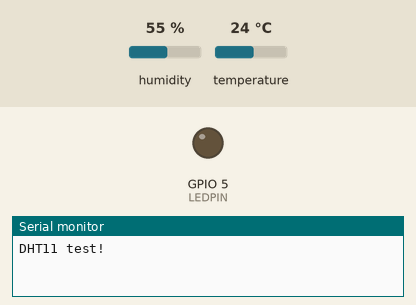
This sketch was run on a simulated ESP8266 (NodeMCU). Parts: output pins drawn as LEDs (lit = HIGH), the last lines printed to the serial monitor. Inputs (shaded band) come from the test bench; at power-on: humidity 55 %, temperature 24 °C.

Above: at 1.0 s.
At 3.0 s:
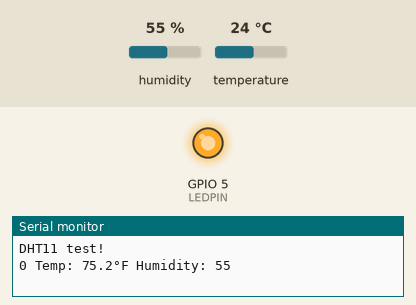
Timing chart, 0 to 5.3 s (numbered marks = the images above):
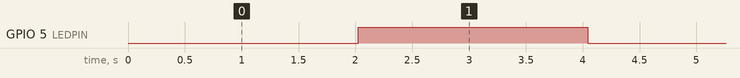

The sketch:

DH11_test.ino
```cpp
// Example testing sketch for  DHT humidity/temperature sensors
// Written by Steven Stier - Stier Automation
// 06/06/2023 V0.0.1 Initial Release

// REQUIRES the following Arduino libraries:
// - DHT Sensor Library: https://github.com/adafruit/DHT-sensor-library
// - Adafruit Unified Sensor Lib: https://github.com/adafruit/Adafruit_Sensor
#include <SPI.h>
#include <Wire.h>
//#include <Adafruit_GFX.h>
//#include <Adafruit_SSD1306.h>
#include <DHT.h> //Including library for dht

#define SCREEN_WIDTH 128 // OLED display width, in pixels
#define SCREEN_HEIGHT 64 // OLED display height, in pixels

// Declaration for SSD1306 display connected using I2C
#define OLED_RESET     -1 // Reset pin
#define SCREEN_ADDRESS 0x3C
//#define SCREEN_ADDRESS 0x78
//Adafruit_SSD1306 display(SCREEN_WIDTH, SCREEN_HEIGHT, &Wire, OLED_RESET);


bool ledState;
int count;


#define LEDPIN 5 //PIN WHERE LED Connected D4=gpio2

// ESP8266 note: use pins 3, 4, 5, 12, 13 or 14 --
#define DHTPIN 12 //PIN WHERE DHT11 is connected D5=gpio14

// Uncomment whatever type you're using
//#define DHTTYPE DHT22   // DHT 22  (AM2302), AM2321
//#define DHTTYPE DHT21   // DHT 21 (AM2301)
#define DHTTYPE DHT11
DHT dht(DHTPIN, DHTTYPE);

// Connect pin 1 (+) (on the left) of the sensor to 3.3V
// Connect pin 2 (out) of the sensor to whatever your DHTPIN is
// Connect pin 3 (on the right) of the sensor to GROUND (if your sensor has 3 pins)
// Note: didnt seem to need Pull up resister on this one

void setup() {
  Serial.begin(9600);
  Serial.println(F("DHT11 test!"));
  // initialize the OLED object
  //if(!display.begin(SSD1306_SWITCHCAPVCC, SCREEN_ADDRESS)) {
  //  Serial.println(F("SSD1306 allocation failed"));
  //  for(;;); // Don't proceed, loop forever
  //}
  pinMode(LEDPIN, OUTPUT);

  dht.begin();

  ledState = false;
  count = 0;
}

void loop() {
  delay(2000);
  // Sensor readings may also be up to 2 seconds 'old' (its a very slow sensor)
  // Read temperature as Fahrenheit (isFahrenheit = true)
  float t = dht.readTemperature(true);
  // Read the Humidity
  float h = dht.readHumidity();


  // Check if any reads failed and exit early (to try again).
  if (isnan(h) || isnan(t)) {
    Serial.println("Failed to read from DHT sensor!");
    return;
  }
  //prints out the Temperature and Humidity to serial Chanel
  Serial.printf("%d Temp: %.1f°F Humidity: %.0f \n",count++,t,h);

  //turn the LED on and off
  ledState = !ledState;
  digitalWrite(LEDPIN, ledState);

  // // Clear the buffer.
  // display.clearDisplay();

  // // Display Text
  // display.setTextSize(2);
  // display.setTextColor(WHITE);
  // display.setCursor(0,0);
  // display.printf("Temp:%.1f",t);
  // display.setCursor(0,20);
  // display.printf("Hum:%.0f\n",h);
  // display.setCursor(0,40);
  //if (ledState){
   //  display.write(3);
   //}


  //display.display();

}
```

Measured:
- by itself, GPIO 5 (LEDPIN): alternates HIGH for 2.0 s and LOW for 2.0 s
